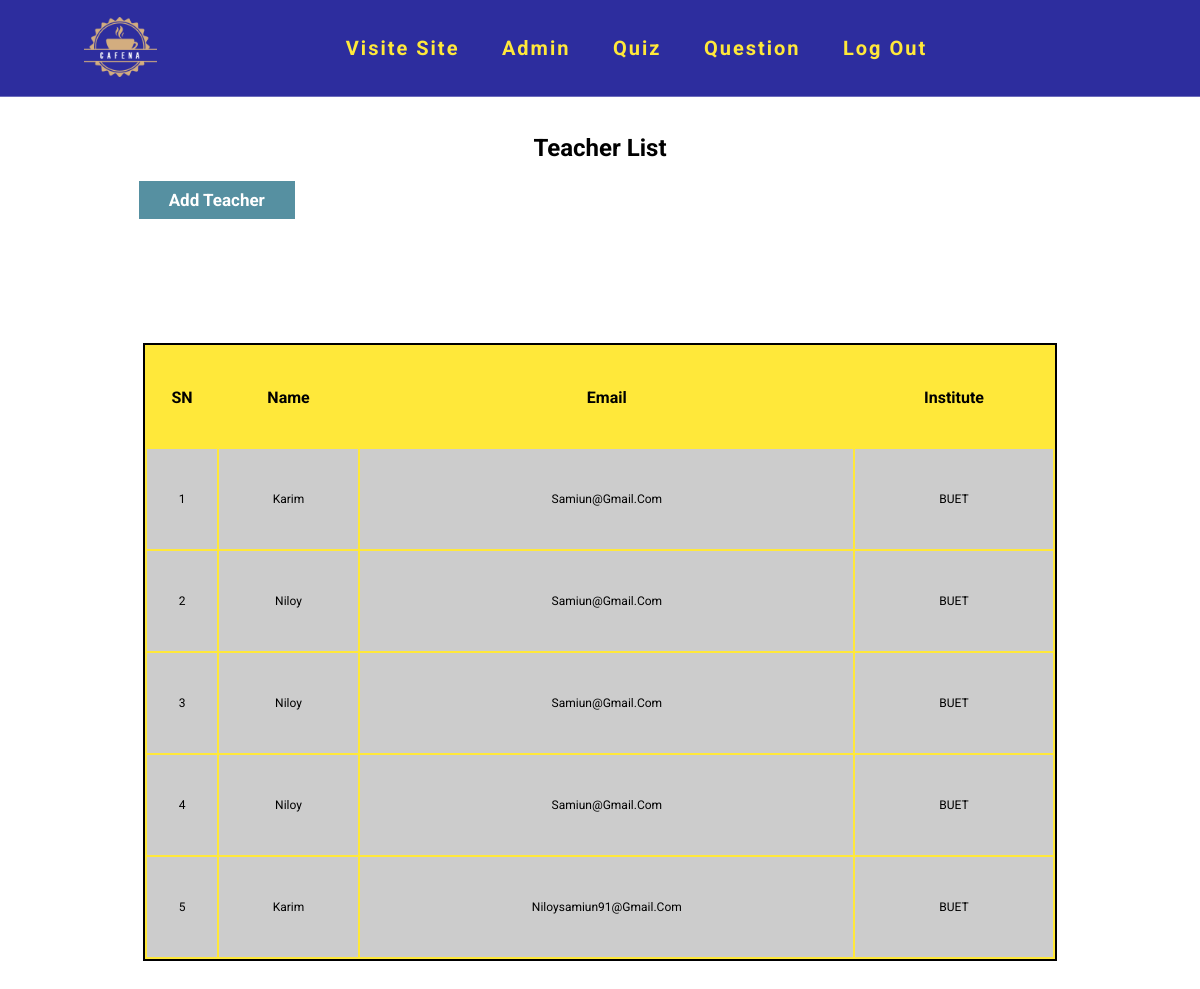
The app's page /admin/admin.php (signed in) with its own data.
### tables this page shows
CREATE TABLE `teacher` (
  `id` int(11) NOT NULL,
  `name` varchar(30) NOT NULL,
  `institute` varchar(30) NOT NULL,
  `email` varchar(30) NOT NULL,
  `password` varchar(30) NOT NULL
);

### admin/admin.php (the view, shortened to what this page needs)
<?php
include("./header.php");
$sql="SELECT * FROM `teacher` ";
    $res=mysqli_query($con,$sql);
?>
<section class="mar25 ">
  <div class="tb">
      <h1>Teacher List</h1>
      <h2>
      <a href="http://localhost/quiz_game-main/admin/add_admin.php" class="btn1">Add Teacher</a>
      </h2>
  <table>
             <tr>
             <th>SN</th>
                 <th>name</th>
                 <th>Email</th>
                 <th>Institute</th>
             </tr>
             <?php
             $sn=1;
      while($rows=mysqli_fetch_assoc($res))
      {
          $name=$rows['name'];
          $inst=$rows['institute'];
          $email=$rows['email'];
          ?>
           <tr>
           <form action="" method="POST">
           <td><?php echo $sn; ?></td>
                <td><?php echo $name; ?></td>
               <td><?php echo $email; ?></td>
               <td><?php echo $inst; ?></td>
      </td></form>
              <br>
              <br>
           </tr>
           <?php
           $sn++;
          }
        ?>
    </table>
    </div>
</section>

### css/style.css (style rules this page uses)
:root { --main-color:#5690a1; --black:#5690a1; --bg:#ffffff; --border:.1rem solid rgba(255,255,255,.3); }
* { font-family: 'Roboto', sans-serif; margin:0; padding:0; box-sizing: border-box; outline: none; border:none; text-decoration: none; text-transform: capitalize; transition: .2s linear; }
html { font-size: 62.5%; overflow-x: hidden; scroll-padding-top: 9rem; scroll-behavior: smooth; }
body { background: var(--bg); }
section { padding:2rem 7%; }
.btn1 { margin-top: 1rem; display: inline-block; padding:.9rem 3rem; font-size: 1.7rem; color:rgb(255, 255, 255); background: #5690a1; cursor: pointer; }
.mar25 { padding-top: 7%;; }
.tb { margin: 50px; }
.tb h1 { font-size: 24px; color: #000000; text-align: center; margin: 1%; }
.tb h2 { color: #b90000; margin: 0.5%; }
table { background-color: #ffe83a; width:98%; margin: 1%; font-size: 12px; text-transform: capitalize; border: 2px solid black ; }
tr { height: 100px; }
th { font-size: 16px; padding: 2%; }
td { text-align: center; height: 40px; background-color: #ccc; margin: 0; }

### records on screen
teacher: name "Karim", email "Samiun@gmail.com", institute "BUET"
teacher: name "Niloy", email "Samiun@gmail.com", institute "BUET"
teacher: name "Niloy", email "Samiun@gmail.com", institute "BUET"
teacher: name "Niloy", email "Samiun@gmail.com", institute "BUET"
teacher: name "Karim", email "Niloysamiun91@gmail.com", institute "BUET"
